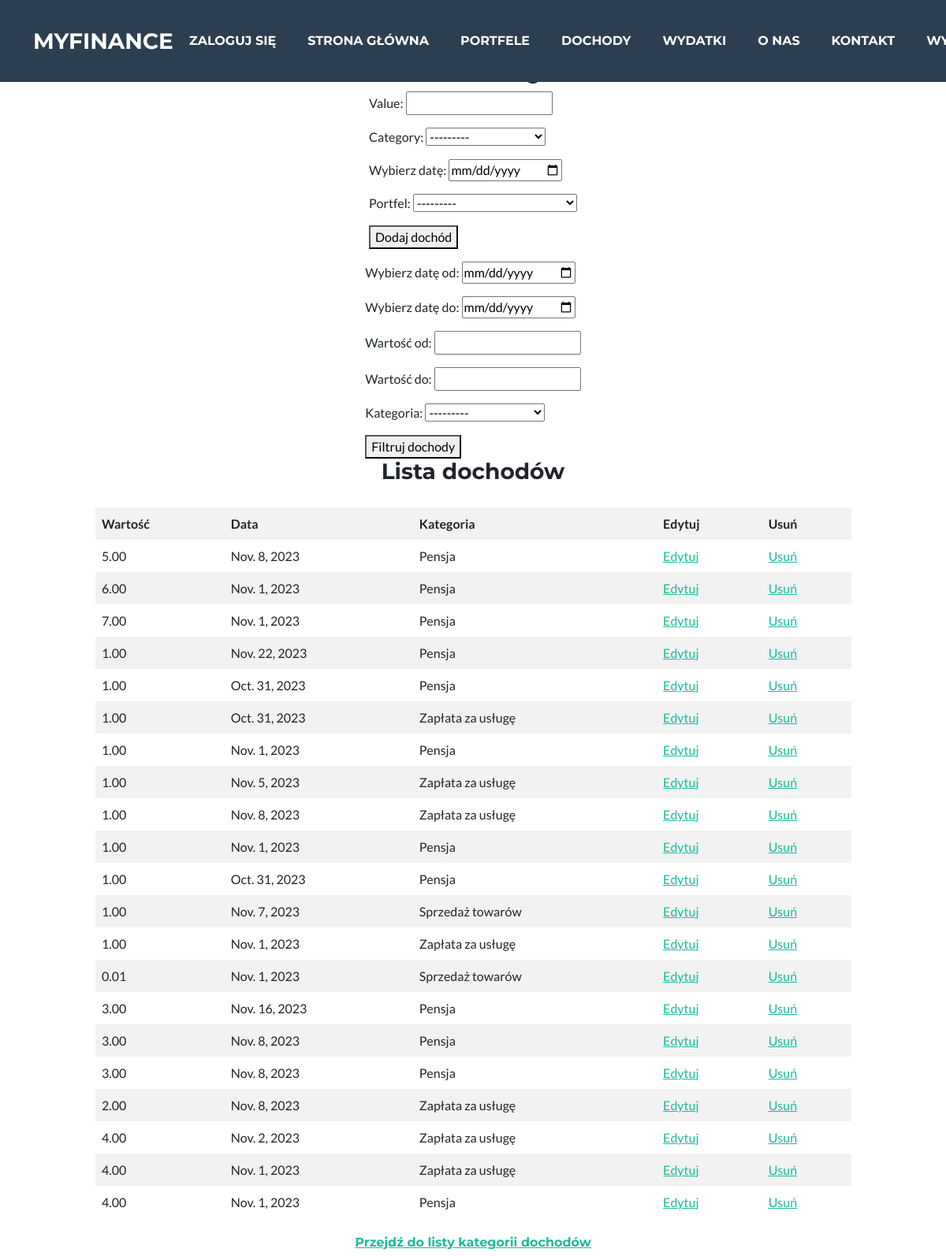
The app's page /monthly_income_list/ (signed in) with its own data.
### MyFinance/models.py (models this page shows, shortened)
class Income(models.Model):
    user = models.ForeignKey(User, on_delete=models.CASCADE)
    value = models.DecimalField(max_digits=10, decimal_places=2)
    category = models.ForeignKey('CategoryIncome', on_delete=models.CASCADE, related_name='income')
    date = models.DateField()

class CategoryIncome(models.Model):
    name = models.CharField(max_length=255)
    user = models.ForeignKey(User, on_delete=models.CASCADE)
    def __str__(self):
        return self.name

### MyFinance/views.py (the view, shortened to what this page needs)
# urls.py: path('monthly_income_list/', views.MonthlyIncomeListView.as_view(), name='monthly_income_list'),
class MonthlyIncomeListView(LoginRequiredMixin, View):
    template_name = 'monthly_income_list.html'
    def get(self, request, *args, **kwargs):
        income_wallet_form = IncomeWalletForm()
        income_wallet_form.fields['category'].queryset = CategoryIncome.objects.filter(user=request.user)
        income_wallet_form.fields['wallet'].queryset = Wallet.objects.filter(user=request.user)
        incomes = Income.objects.filter(user=request.user)
        form = FilterIncomeForm(request.GET)
        date_from = request.GET.get('date_from', '')
        date_to = request.GET.get('date_to', '')
        value_from = request.GET.get('value_from', '')
        value_to = request.GET.get('value_to', '')
        category_id = request.GET.get('category', '')
        if date_from == '':
            date_from = '1900-1-1'
        if date_to == '':
            date_to = '2900-1-1'
        if value_from == '':
            value_from = 0
        if value_to == '':
            value_to = 9999999999
        if category_id:
            incomes = incomes.filter(
                category=CategoryIncome(id=category_id),
            )
        if value_to != '':
            incomes = incomes.filter(value__lte=value_to)
        if value_from != '':
            incomes = incomes.filter(value__gte=value_from)
        if date_from != '':
            incomes = incomes.filter(date__gte=date_from)
        if date_to != '':
            incomes = incomes.filter(date__lte=date_to)
        return render(request, self.template_name,
                      {'incomes': incomes, 'income_wallet_form': income_wallet_form, 'income_search_form': form})

### MyFinance/forms.py (shortened to what this page needs)
class IncomeWalletForm(forms.ModelForm):
    wallet = forms.ModelChoiceField(queryset=Wallet.objects.all(), label='Portfel', required=True)
    date = forms.DateField(
        label='Wybierz datę',
        widget=forms.DateInput(attrs={'type': 'date'})
    )
    class Meta:
        model = Income
        fields = ['value', 'category', 'date']

class FilterIncomeForm(forms.Form):
    date_from = forms.DateField(
        label='Wybierz datę od',
        widget=forms.DateInput(attrs={'type': 'date'}),
        required=False
    )
    date_to = forms.DateField(
        label='Wybierz datę do',
        widget=forms.DateInput(attrs={'type': 'date'}),
        required=False
    )
    value_from = forms.DecimalField(label='Wartość od', required=False)
    value_to = forms.DecimalField(label='Wartość do', required=False)
    category = forms.ModelChoiceField(queryset=CategoryIncome.objects.all(), label='Kategoria', required=False)

### MyFinance/models.py (called while the page is built)
    def __str__(self):
        return self.name

### MyFinance/templates/monthly_income_list.html (shortened to what this page needs)
{% extends 'base.html' %}
{% block content %}
    <div style="display: flex; flex-direction: column; align-items: center; justify-content: center; min-height: 100vh;">
    <h1>Dochody</h1>
            <form method="post">
                {{ income_wallet_form.as_p }}
                <p><button type="submit">Dodaj dochód</button></p>
            </form>
    <form method="GET">
        {{income_search_form.as_p }}
        <button type="submit">Filtruj dochody</button>
    </form>
        <h3>Lista dochodów</h3>
        <table>
            <thead>
                <tr>
                    <th>Wartość</th>
                    <th>Data</th>
                    <th>Kategoria</th>
                    <th>Edytuj</th>
                    <th>Usuń</th>
                </tr>
            </thead>
            <tbody>
                {% for income in incomes %}
                    <tr>
                        <td>{{ income.value }}</td>
                        <td>{{ income.date }}</td>
                        <td>{{ income.category }}</td>
                        <td><a href="/monthly_income_list/{{ income.id }}/edit/">Edytuj</a></td>
                        <td><a href="/monthly_income_list/{{ income.id }}/delete/">Usuń</a></td>
                    </tr>
                {% empty %}
                    <tr>
                        <td colspan="4">Brak danych.</td>
                    </tr>
                {% endfor %}
            </tbody>
        </table>
         <h6><a href="/category_income_list/">Przejdź do listy kategorii dochodów</a></h6>
    </div>
{% endblock %}

### MyFinance/templates/base.html (style rules this page uses)
body { padding-top: 60px; }

### MyFinance/templates/monthly_income_list.html (style rules this page uses)
table { border-collapse: collapse; width: 80%; margin: 20px auto; }
th, td { padding: 8px; text-align: left; }
th { background-color: #f2f2f2; }
tr:nth-child(even) { background-color: #f2f2f2; }
table, th, td { border: 1px solid transparent; }

### records on screen
Income: value "5.00", date "Nov. 8, 2023", category "Pensja"
Income: value "6.00", date "Nov. 1, 2023", category "Pensja"
Income: value "7.00", date "Nov. 1, 2023", category "Pensja"
Income: value "1.00", date "Nov. 22, 2023", category "Pensja"
Income: value "1.00", date "Oct. 31, 2023", category "Pensja"
Income: value "1.00", date "Oct. 31, 2023", category "Zapłata za usługę"
Income: value "1.00", date "Nov. 1, 2023", category "Pensja"
Income: value "1.00", date "Nov. 5, 2023", category "Zapłata za usługę"
Income: value "1.00", date "Nov. 8, 2023", category "Zapłata za usługę"
Income: value "1.00", date "Nov. 1, 2023", category "Pensja"
Income: value "1.00", date "Oct. 31, 2023", category "Pensja"
Income: value "1.00", date "Nov. 7, 2023", category "Sprzedaż towarów"
Income: value "1.00", date "Nov. 1, 2023", category "Zapłata za usługę"
Income: value "0.01", date "Nov. 1, 2023", category "Sprzedaż towarów"
Income: value "3.00", date "Nov. 16, 2023", category "Pensja"
Income: value "3.00", date "Nov. 8, 2023", category "Pensja"
Income: value "3.00", date "Nov. 8, 2023", category "Pensja"
Income: value "2.00", date "Nov. 8, 2023", category "Zapłata za usługę"
Income: value "4.00", date "Nov. 2, 2023", category "Zapłata za usługę"
Income: value "4.00", date "Nov. 1, 2023", category "Zapłata za usługę"
Income: value "4.00", date "Nov. 1, 2023", category "Pensja"
